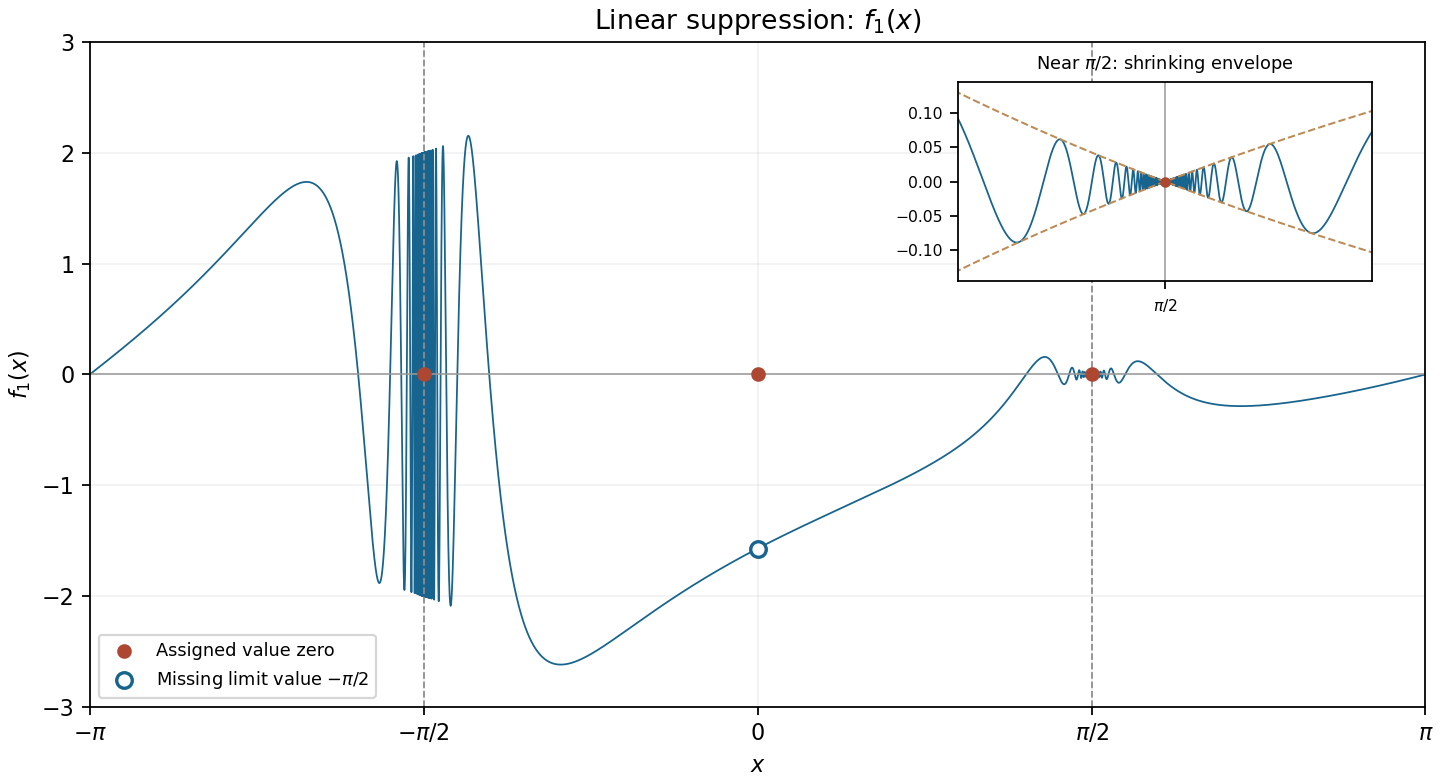

This figure's Python source:
"""Original mathematical illustration; write the PNG basename to the cwd.

Tested with Python 3.14.4, NumPy 2.3.5 and Matplotlib 3.10.7.
"""
from pathlib import Path
import matplotlib
matplotlib.use("Agg")
import matplotlib.pyplot as plt
import numpy as np

def phase_segments():
    # Sampling the tangent phase resolves each oscillation without connecting poles.
    positive=np.unique(np.r_[np.linspace(.00001,10,4001),np.arange(10,800,.07)])
    negative=-positive[::-1]
    return [(np.arctan(positive)-np.pi,positive),
            (np.arctan(negative),negative),
            (np.arctan(positive),positive),
            (np.arctan(negative)+np.pi,negative)]


def draw_curves(ax,n):
    a=np.pi/2
    for x,phase in phase_segments():
        values=((x-a)/x)**n*np.sin(phase)
        ax.plot(x,values,color="#17648e",lw=.8)


def main():
    a=np.pi/2
    n=1
    fig,ax=plt.subplots(figsize=(9,4.9),layout="constrained",facecolor="white")
    draw_curves(ax,n)
    for pole in [-a,a]:
        ax.axvline(pole,color=".55",ls="--",lw=.8)
    if n==2:ax.axvline(0,color=".55",ls="--",lw=.8)
    ax.axhline(0,color=".6",lw=.7)
    ax.scatter([-a,0,a],[0,0,0],s=31,color="#ad4731",zorder=7,label="Assigned value zero")
    if n==1:
        ax.scatter([0],[-a],s=49,facecolor="white",edgecolor="#17648e",lw=1.5,zorder=8,label=r"Missing limit value $-\pi/2$")
    ax.set_xticks([-np.pi,-a,0,a,np.pi],[r"$-\pi$",r"$-\pi/2$","0",r"$\pi/2$",r"$\pi$"])
    ax.set(xlim=(-np.pi,np.pi),ylim=(-3, 3),xlabel="$x$",ylabel=rf"$f_{n}(x)$",title='Linear suppression: $f_1(x)$')
    ax.grid(alpha=.16)
    ax.legend(loc="lower left",fontsize=8)
    if n>0:
        zoom=ax.inset_axes([.65,.64,.31,.3])
        draw_curves(zoom,n)
        xx=np.linspace(a-.2,a+.2,700)
        envelope=np.abs((xx-a)/xx)**n
        zoom.plot(xx,envelope,color="#bc8a54",ls="--",lw=.9)
        zoom.plot(xx,-envelope,color="#bc8a54",ls="--",lw=.9)
        zoom.scatter([a],[0],color="#ad4731",s=14,zorder=8)
        zoom.axvline(a,color=".6",lw=.7)
        zoom.set(xlim=(a-.18,a+.18),ylim=(-0.145, 0.145),title=r"Near $\pi/2$: shrinking envelope")
        zoom.set_xticks([a],[r"$\pi/2$"])
        zoom.tick_params(labelsize=7)
        zoom.title.set_fontsize(8)
    fig.savefig(Path(__file__).with_suffix(".png").name,dpi=160,facecolor="white")
    plt.close(fig)


if __name__ == "__main__":
    main()
